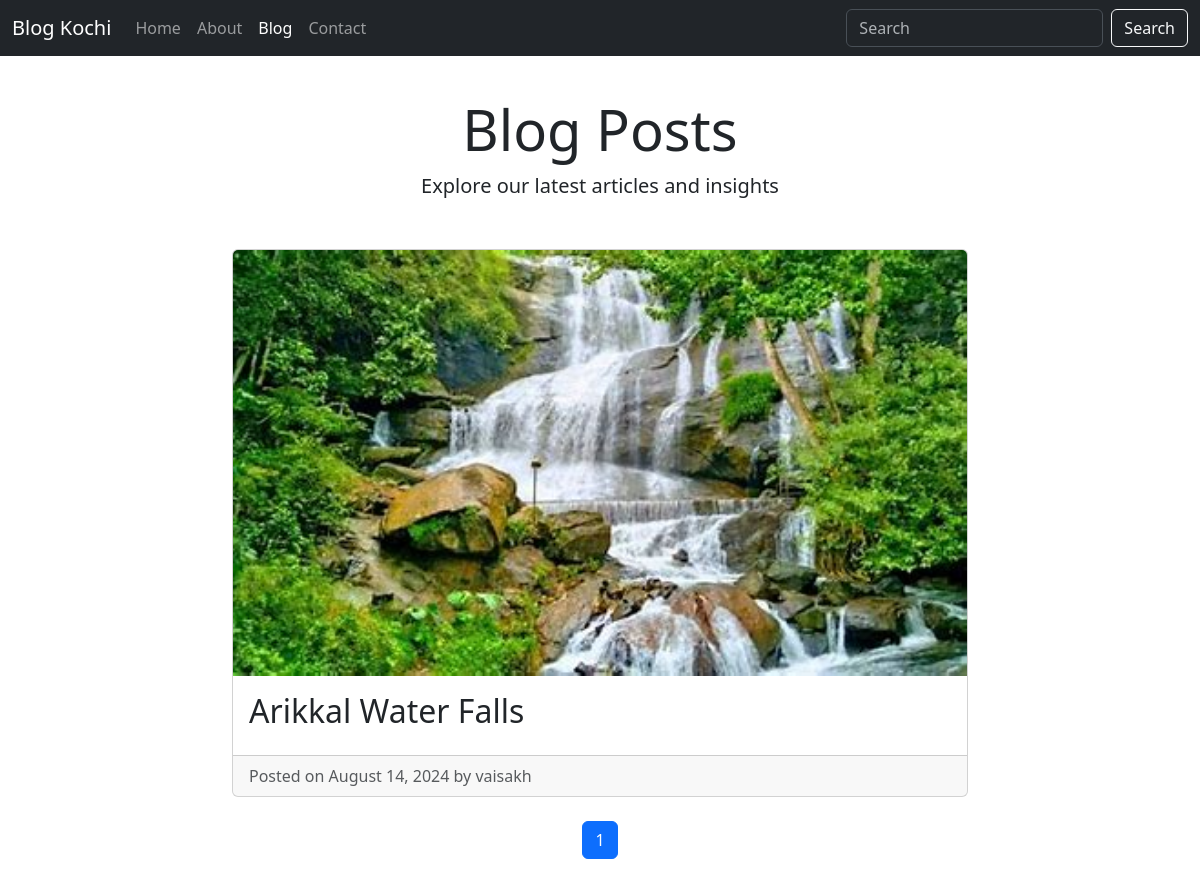
Page /blog on the committed database.
### blogapp/models.py (models this page shows, shortened)
class Post(models.Model):
    title = models.CharField(max_length=200)
    slug = models.SlugField(max_length=200, unique=True, blank=True)
    author = models.ForeignKey(User, on_delete=models.CASCADE, related_name='blog_posts')
    content = models.TextField()
    excerpt = models.TextField(max_length=300, blank=True)
    image = models.ImageField(upload_to='media/', blank=True, null=True)
    created_at = models.DateTimeField(auto_now_add=True)
    updated_at = models.DateTimeField(auto_now=True)

### blogapp/views.py (the view)
# urls.py: path("blog", views.blog, name="blog"),
def blog(request):
    posts = Post.objects.all().order_by('-created_at')
    paginator = Paginator(posts, 5)  # Show 5 posts per page
    page_number = request.GET.get('page')
    posts_page = paginator.get_page(page_number)
    return render(request, 'blog.html', {'posts': posts_page})

### blogapp/templates/blog.html (shortened to what this page needs)
<!doctype html>
<html lang="en">
  <head>
    <link href="https://cdn.jsdelivr.net/npm/bootstrap@5.3.2/dist/css/bootstrap.min.css" rel="stylesheet">
  </head>
  <body>
    <nav class="navbar navbar-expand-lg bg-dark fixed-top" data-bs-theme="dark">
      <div class="container-fluid">
        <a class="navbar-brand" href="{% url 'home' %}">Blog Kochi</a>
        <div class="collapse navbar-collapse" id="navbarSupportedContent">
          <ul class="navbar-nav me-auto mb-2 mb-lg-0">
            <li class="nav-item">
              <a class="nav-link" href="{% url 'home' %}">Home</a>
            </li>
            <li class="nav-item">
              <a class="nav-link" href="{% url 'about' %}">About</a>
            </li>
            <li class="nav-item">
              <a class="nav-link active" aria-current="page" href="{% url 'blog' %}">Blog</a>
            </li>
            <li class="nav-item">
              <a class="nav-link" href="{% url 'contact' %}">Contact</a>
            </li>
          </ul>
          <form class="d-flex" role="search">
            <input class="form-control me-2" type="search" placeholder="Search" aria-label="Search">
            <button class="btn btn-outline-light" type="submit">Search</button>
          </form>
        </div>
      </div>
    </nav>
    <div class="container my-5 pt-5">
      <div class="row">
        <div class="col-lg-8 mx-auto">
          <h1 class="display-4 text-center">Blog Posts</h1>
          <p class="lead text-center mb-5">Explore our latest articles and insights</p>
          {% for post in posts %}
          <div class="card mb-4">
            <img src="{{ post.image.url }}" class="card-img-top" alt="{{ post.title }}">
            <div class="card-body">
              <h2 class="card-title">{{ post.title }}</h2>
            </div>
            <div class="card-footer text-muted">
              Posted on {{ post.created_at|date:"F d, Y" }} by {{ post.author }}
            </div>
          </div>
          {% endfor %}
          <nav aria-label="Page navigation example">
            <ul class="pagination justify-content-center">
              {% for num in posts.paginator.page_range %}
              <li class="page-item {% if posts.number == num %}active{% endif %}">
                <a class="page-link" href="?page={{ num }}">{{ num }}</a>
              </li>
              {% endfor %}
            </ul>
          </nav>
        </div>
      </div>
    </div>
  </body>
</html>

### rows in the picture
Post: image (picture), title "Arikkal Water Falls", created_at "August 14, 2024", author "vaisakh"

### other values in the picture
{{ num }} "1"
